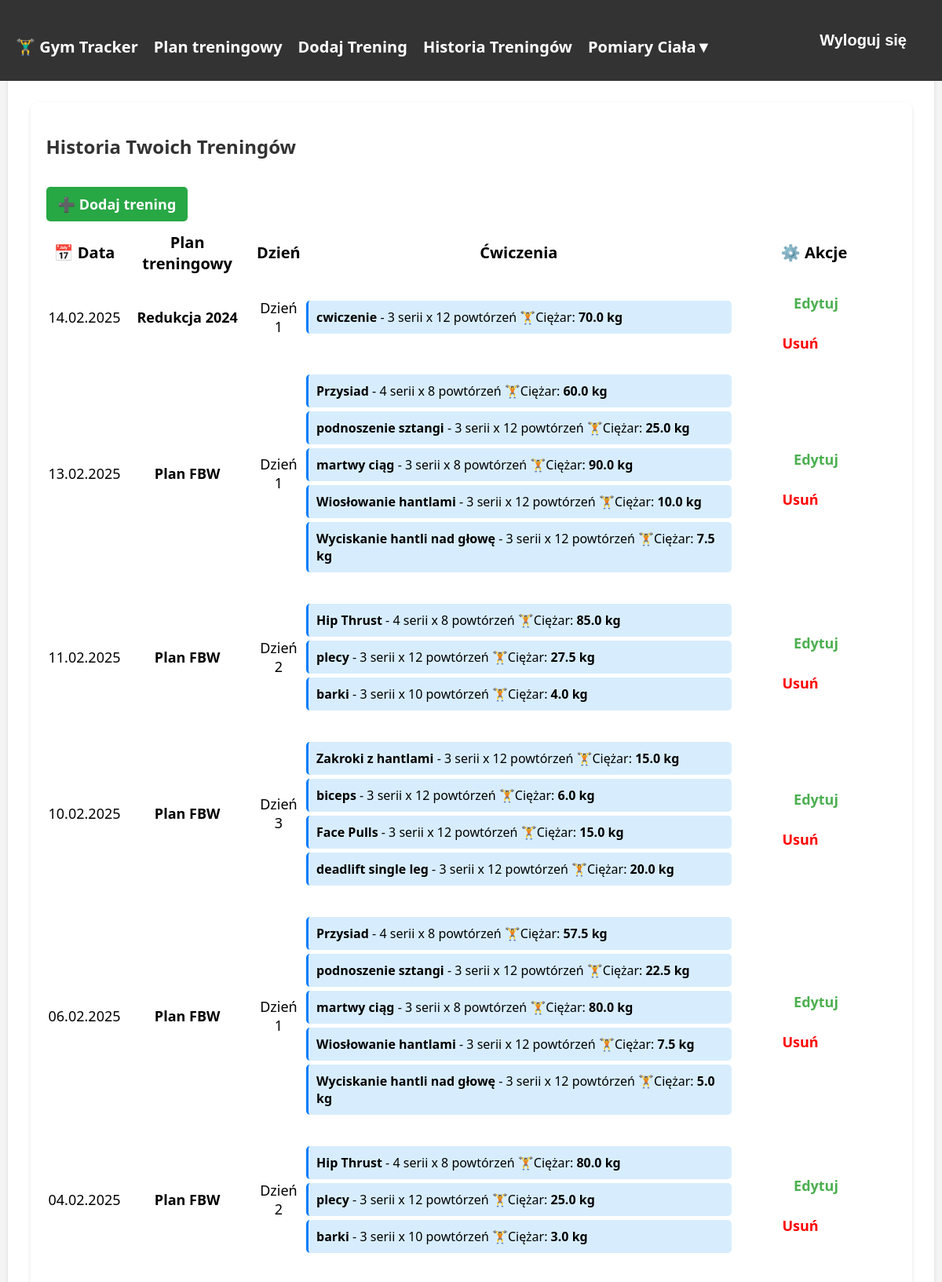
Screenshot of /historia_treningow/ (signed in, upper part) with the database file from the repository.
### tracker/models.py (models this page shows, shortened)
class Workout(models.Model):
    user = models.ForeignKey(User, on_delete=models.CASCADE)
    plan = models.ForeignKey('TrainingPlan', on_delete=models.CASCADE, null=True, blank=True)
    training_day = models.ForeignKey('TrainingDay', on_delete=models.CASCADE, null=True, blank=True)
    date = models.DateField(null=True, blank=True, default=datetime.now)

class TrainingDay(models.Model):
    plan = models.ForeignKey("TrainingPlan", on_delete=models.CASCADE, related_name="training_days")
    day_number = models.IntegerField()

class TrainingPlan(models.Model):
    PLAN_TYPE_CHOICES = [
        ('masa', 'Plan na masę'),
        ('redukcja', 'Plan na redukcję'),
        ('utrzymanie', 'Plan na utrzymanie'),
    ]
    user = models.ForeignKey(User, on_delete=models.CASCADE)
    name = models.CharField(max_length=100)
    plan_type = models.CharField(max_length=20, choices=PLAN_TYPE_CHOICES)
    days_per_week = models.IntegerField(
        validators=[MinValueValidator(1), MaxValueValidator(7)],
        verbose_name='Dni treningowe w tygodniu'
    )

class WorkoutExercise(models.Model):
    workout = models.ForeignKey(Workout, on_delete=models.CASCADE, related_name="exercises")
    exercise = models.ForeignKey(Exercise, on_delete=models.CASCADE, default=None)
    name = models.CharField(max_length=255, default=None)
    serie = models.IntegerField(default=None)
    powtorzenia = models.IntegerField(default=None)
    ciezar = models.FloatField(default=0.0)

### tracker/views.py (the view)
# urls.py: path("historia_treningow/", workout_history, name="workout_history"),
@login_required
def workout_history(request):
    workouts = Workout.objects.filter(user=request.user).order_by("-date").select_related("training_day", "plan")
    return render(request, "tracker/workout_history.html", {"workouts": workouts})

### tracker/templates/tracker/workout_history.html (shortened to what this page needs)
{% extends "tracker/base.html" %}
{% block content %}
<div class="container mt-4">
    <h2> Historia Twoich Treningów</h2>
    <a href="{% url 'add_workout' %}" class="btn-add">➕ Dodaj trening</a>
    {% if workouts %}
        <div class="table-responsive">
            <table class="table table-striped table-hover table-bordered text-center align-middle">
                <thead class="table-dark">
                    <tr style="font-size: 20px;">
                        <th>📅 Data</th>
                        <th>Plan treningowy</th>
                        <th>Dzień</th>
                        <th>Ćwiczenia</th>
                        <th>⚙️ Akcje</th>
                    </tr>
                </thead>
                <tbody style="font-size: 18px;">
                    {% for workout in workouts %}
                        <tr>
                            <td >{{ workout.date|date:"d.m.Y" }}</td>
                            <td>
                                {% if workout.training_day.plan.name %}
                                    <strong>{{ workout.training_day.plan.name }}</strong>
                                {% else %}
                                    -
                                {% endif %}
                            </td>
                            <td>
                                {% if workout.training_day.day_number %}
                                    <span class="badge bg-info text-dark">Dzień {{ workout.training_day.day_number }}</span>
                                {% else %}
                                    -
                                {% endif %}
                            </td>
                            <td class="text-start">
                                <ul class="list-group list-group-flush">
                                    {% for exercise in workout.exercises.all %}
                                        <li class="list-group-item" style="font-size: 16px;">
                                            <strong>{{ exercise.name }}</strong>
                                            <span style="font-size: 16px;" class="text-muted"> - {{ exercise.serie }} serii x {{ exercise.powtorzenia }} powtórzeń  🏋️Ciężar: <strong>{{ exercise.ciezar }} kg</strong></span>
                                        </li>
                                    {% endfor %}
                                </ul>
                            </td >
                            <td class="text-end">
                                <a href="{% url 'edit_workout' workout.id %}" class="btn btn-sm btn-warning action-btn">
                                     Edytuj
                                </a>
                                <a href="{% url 'delete_workout' workout.id %}" class="btn btn-sm btn-danger action-btn">
                                     Usuń
                                </a>
                            </td>
                        </tr>
                    {% endfor %}
                </tbody>
            </table>
        </div>
    {% else %}
        <p class="text-center text-muted">Brak zapisanych treningów.</p>
    {% endif %}
</div>
{% endblock %}

### rows the page displays
Workout: date "14.02.2025", training_day.plan.name "Redukcja 2024", training_day.day_number "1"
WorkoutExercise: name "cwiczenie", serie "3", powtorzenia "12", ciezar "70.0"
Workout: date "13.02.2025", training_day.plan.name "Plan FBW", training_day.day_number "1"
WorkoutExercise: name "Przysiad", serie "4", powtorzenia "8", ciezar "60.0"
WorkoutExercise: name "podnoszenie sztangi", serie "3", powtorzenia "12", ciezar "25.0"
WorkoutExercise: name "martwy ciąg", serie "3", powtorzenia "8", ciezar "90.0"
WorkoutExercise: name "Wiosłowanie hantlami", serie "3", powtorzenia "12", ciezar "10.0"
WorkoutExercise: name "Wyciskanie hantli nad głowę", serie "3", powtorzenia "12", ciezar "7.5"
Workout: date "11.02.2025", training_day.plan.name "Plan FBW", training_day.day_number "2"
WorkoutExercise: name "Hip Thrust", serie "4", powtorzenia "8", ciezar "85.0"
WorkoutExercise: name "plecy", serie "3", powtorzenia "12", ciezar "27.5"
WorkoutExercise: name "barki", serie "3", powtorzenia "10", ciezar "4.0"
Workout: date "10.02.2025", training_day.plan.name "Plan FBW", training_day.day_number "3"
WorkoutExercise: name "Zakroki z hantlami", serie "3", powtorzenia "12", ciezar "15.0"
WorkoutExercise: name "biceps", serie "3", powtorzenia "12", ciezar "6.0"
WorkoutExercise: name "Face Pulls", serie "3", powtorzenia "12", ciezar "15.0"
WorkoutExercise: name "deadlift single leg", serie "3", powtorzenia "12", ciezar "20.0"
Workout: date "06.02.2025", training_day.plan.name "Plan FBW", training_day.day_number "1"
WorkoutExercise: name "Przysiad", serie "4", powtorzenia "8", ciezar "57.5"
WorkoutExercise: name "podnoszenie sztangi", serie "3", powtorzenia "12", ciezar "22.5"
WorkoutExercise: name "martwy ciąg", serie "3", powtorzenia "8", ciezar "80.0"
WorkoutExercise: name "Wiosłowanie hantlami", serie "3", powtorzenia "12", ciezar "7.5"
WorkoutExercise: name "Wyciskanie hantli nad głowę", serie "3", powtorzenia "12", ciezar "5.0"
Workout: date "04.02.2025", training_day.plan.name "Plan FBW", training_day.day_number "2"
WorkoutExercise: name "Hip Thrust", serie "4", powtorzenia "8", ciezar "80.0"
WorkoutExercise: name "plecy", serie "3", powtorzenia "12", ciezar "25.0"
WorkoutExercise: name "barki", serie "3", powtorzenia "10", ciezar "3.0"
